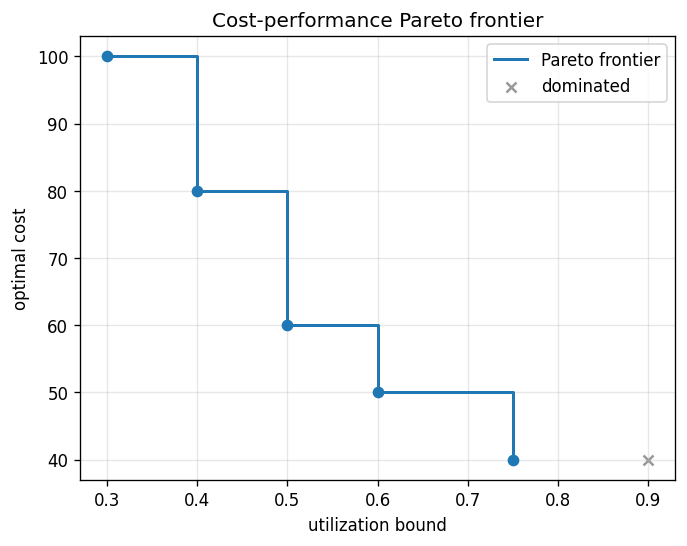

Here is the Python script that generated this plot:
"""
Tutorial 7: Cost-performance tradeoff frontier.

How much does tightening the utilization SLA cost? ParetoSweep re-solves
the sizing problem for a sweep of utilization bounds (epsilon-constraint
method) and reports the non-dominated cost frontier. Each point is
solved exactly with the bisection solver.
"""

from line_solver import Network, Queue, Source, Sink, OpenClass, Exp, SchedStrategy
from line_solver import (OptimizationProblem, ServerAllocation,
                      MinimizeCost, UtilizationConstraint, ParetoSweep)

model = Network("MMc")
source = Source(model, "Arrivals")
queue = Queue(model, "Server", SchedStrategy.FCFS)
sink = Sink(model, "Departures")
jobs = OpenClass(model, "Jobs")
source.setArrival(jobs, Exp(3.0))
queue.setService(jobs, Exp(1.0))
model.addLink(source, queue)
model.addLink(queue, sink)

problem = OptimizationProblem(model)
problem.add_variable(ServerAllocation(queue, bounds=(1, 12)))
problem.set_objective(MinimizeCost(server_cost={queue: 10.0}))

sweep = ParetoSweep(
    problem,
    constraint_factory=lambda eps: UtilizationConstraint(queue, max_value=eps),
    epsilons=[0.3, 0.4, 0.5, 0.6, 0.75, 0.9],
    solver='bisection',
)
sweep.solve()

print("Utilization bound -> optimal cost (servers)")
for point in sweep.getFrontier():
    servers = point.result.variable_values['Server_servers']
    print(f"  util <= {point.epsilon:<4} -> {point.objective_value:6.1f}  ({servers})")

# Plot the actual (non-dominated) frontier as a cost staircase. Dominated
# sample points (e.g. util <= 0.9, same 4 servers as util <= 0.75) are shown
# faintly and are not part of the frontier line.
import os
out = os.path.join(os.path.dirname(__file__), 'opt_pareto_frontier.png')
sweep.plot(xlabel='utilization bound', ylabel='optimal cost',
           title='Cost-performance Pareto frontier', save_path=out)
print(f"Frontier plot saved to {out}")
